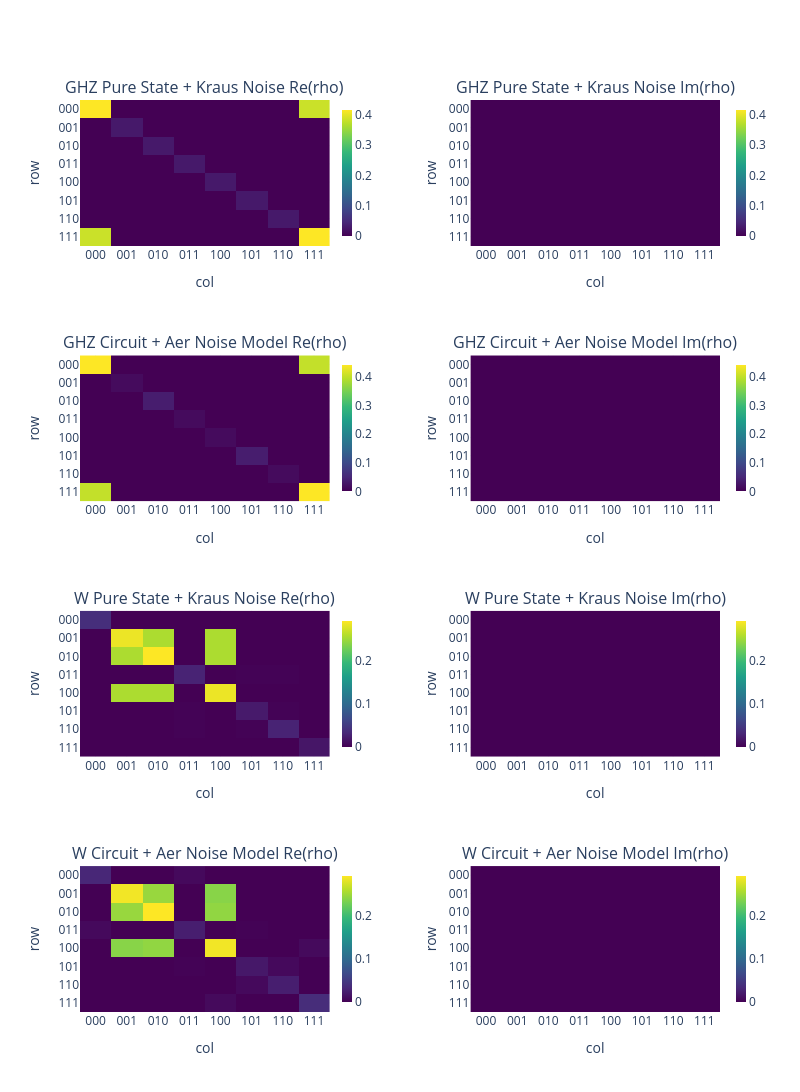
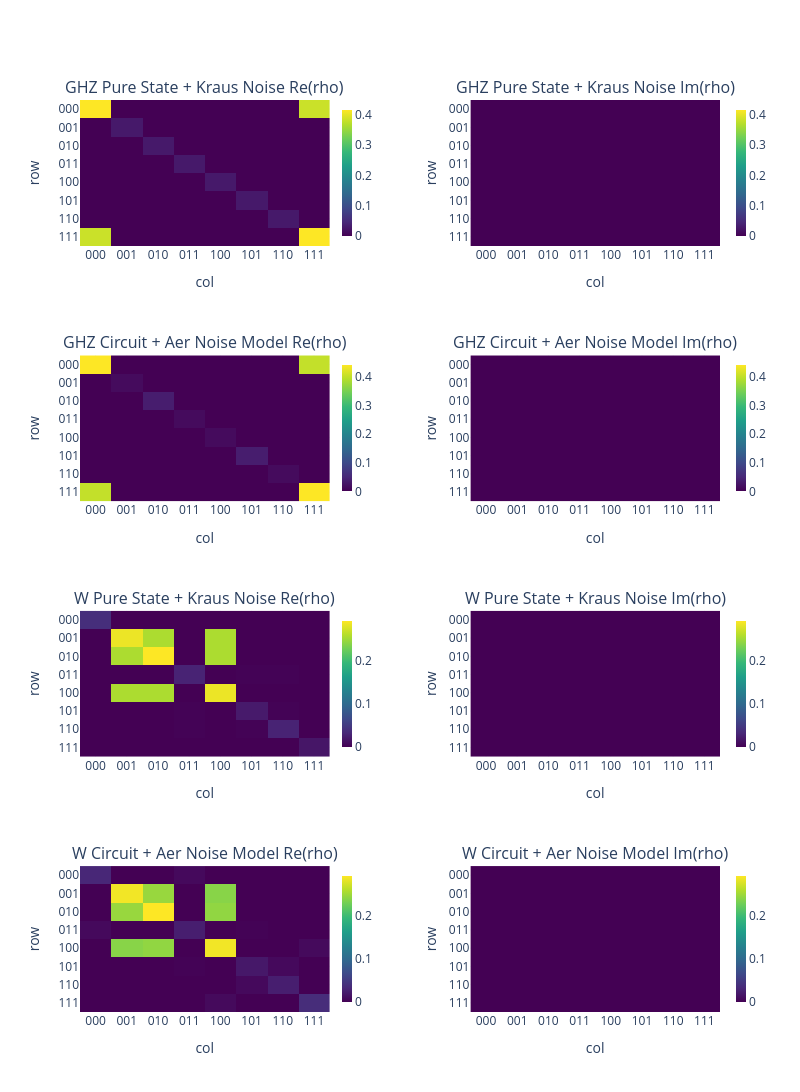

Write notebook code for charts like these, in order.
### Code cell
# Run GHZ/W simulation and plot density-matrix heatmaps
results = run(bits=bits, p1=p1, p2=p2, pairs=pairs)
plot_density_matrix_heatmap_plotly(results, width=800, height=1200)

### Figure 1 — Plotly figure (JSON) as saved in the notebook; plotly's stock layout.template omitted (floating-point values rounded to 4 significant figures)
{"data": [{"colorbar": {"len": 0.16, "thickness": 10, "title": {"text": ""}, "x": 0.394, "xanchor": "left", "y": 0.92}, "colorscale": [[0, "#440154"], [0.1111, "#482878"], [0.2222, "#3e4989"], [0.3333, "#31688e"], [0.4444, "#26828e"], [0.5556, "#1f9e89"], [0.6667, "#35b779"], [0.7778, "#6ece58"], [0.8889, "#b5de2b"], [1, "#fde725"]], "type": "heatmap", "x": ["000", "001", "010", "011", "100", "101", "110", "111"], "xaxis": "x", "y": ["000", "001", "010", "011", "100", "101", "110", "111"], "yaxis": "y", "z": [[0.4163, 0.0, 0.0, 0.0, 0.0, 0.0, 0.0, 0.3833], [0.0, 0.02789, 0.0, 0.0, 0.0, 0.0, 0.0, 0.0], [0.0, 0.0, 0.02789, 0.0, 0.0, 0.0, 0.0, 0.0], [0.0, 0.0, 0.0, 0.02789, 0.0, 0.0, 0.0, 0.0], [0.0, 0.0, 0.0, 0.0, 0.02789, 0.0, 0.0, 0.0], [0.0, 0.0, 0.0, 0.0, 0.0, 0.02789, 0.0, 0.0], [0.0, 0.0, 0.0, 0.0, 0.0, 0.0, 0.02789, 0.0], [0.3833, 0.0, 0.0, 0.0, 0.0, 0.0, 0.0, 0.4163]], "zmax": 0.4163, "zmin": 0}, {"colorbar": {"len": 0.16, "thickness": 10, "title": {"text": ""}, "x": 1.01, "xanchor": "left", "y": 0.92}, "colorscale": [[0, "#440154"], [0.1111, "#482878"], [0.2222, "#3e4989"], [0.3333, "#31688e"], [0.4444, "#26828e"], [0.5556, "#1f9e89"], [0.6667, "#35b779"], [0.7778, "#6ece58"], [0.8889, "#b5de2b"], [1, "#fde725"]], "type": "heatmap", "x": ["000", "001", "010", "011", "100", "101", "110", "111"], "xaxis": "x2", "y": ["000", "001", "010", "011", "100", "101", "110", "111"], "yaxis": "y2", "z": [[0.0, 0.0, 0.0, 0.0, 0.0, 0.0, 0.0, 0.0], [0.0, 0.0, 0.0, 0.0, 0.0, 0.0, 0.0, 0.0], [0.0, 0.0, 0.0, 0.0, 0.0, 0.0, 0.0, 0.0], [0.0, 0.0, 0.0, 0.0, 0.0, 0.0, 0.0, 0.0], [0.0, 0.0, 0.0, 0.0, 0.0, 0.0, 0.0, 0.0], [0.0, 0.0, 0.0, 0.0, 0.0, 0.0, 0.0, 0.0], [0.0, 0.0, 0.0, 0.0, 0.0, 0.0, 0.0, 0.0], [0.0, 0.0, 0.0, 0.0, 0.0, 0.0, 0.0, 0.0]], "zmax": 0.4163, "zmin": 0}, {"colorbar": {"len": 0.16, "thickness": 10, "title": {"text": ""}, "x": 0.394, "xanchor": "left", "y": 0.64}, "colorscale": [[0, "#440154"], [0.1111, "#482878"], [0.2222, "#3e4989"], [0.3333, "#31688e"], [0.4444, "#26828e"], [0.5556, "#1f9e89"], [0.6667, "#35b779"], [0.7778, "#6ece58"], [0.8889, "#b5de2b"], [1, "#fde725"]], "type": "heatmap", "x": ["000", "001", "010", "011", "100", "101", "110", "111"], "xaxis": "x3", "y": ["000", "001", "010", "011", "100", "101", "110", "111"], "yaxis": "y3", "z": [[0.44, 0.0, 0.0, 0.0, 0.0, 0.0, 0.0, 0.401], [0.0, 0.0125, 0.0, 0.0, 0.0, 0.0, 0.0, 0.0], [0.0, 0.0, 0.035, 0.0, 0.0, 0.0, 0.0, 0.0], [0.0, 0.0, 0.0, 0.0125, 0.0, 0.0, 0.0, 0.0], [0.0, 0.0, 0.0, 0.0, 0.0125, 0.0, 0.0, 0.0], [0.0, 0.0, 0.0, 0.0, 0.0, 0.035, 0.0, 0.0], [0.0, 0.0, 0.0, 0.0, 0.0, 0.0, 0.0125, 0.0], [0.401, 0.0, 0.0, 0.0, 0.0, 0.0, 0.0, 0.44]], "zmax": 0.44, "zmin": 0}, {"colorbar": {"len": 0.16, "thickness": 10, "title": {"text": ""}, "x": 1.01, "xanchor": "left", "y": 0.64}, "colorscale": [[0, "#440154"], [0.1111, "#482878"], [0.2222, "#3e4989"], [0.3333, "#31688e"], [0.4444, "#26828e"], [0.5556, "#1f9e89"], [0.6667, "#35b779"], [0.7778, "#6ece58"], [0.8889, "#b5de2b"], [1, "#fde725"]], "type": "heatmap", "x": ["000", "001", "010", "011", "100", "101", "110", "111"], "xaxis": "x4", "y": ["000", "001", "010", "011", "100", "101", "110", "111"], "yaxis": "y4", "z": [[0.0, 0.0, 0.0, 0.0, 0.0, 0.0, 0.0, 0.0], [0.0, 0.0, 0.0, 0.0, 0.0, 0.0, 0.0, 0.0], [0.0, 0.0, 0.0, 0.0, 0.0, 0.0, 0.0, 0.0], [0.0, 0.0, 0.0, 0.0, 0.0, 0.0, 0.0, 0.0], [0.0, 0.0, 0.0, 0.0, 0.0, 0.0, 0.0, 0.0], [0.0, 0.0, 0.0, 0.0, 0.0, 0.0, 0.0, 0.0], [0.0, 0.0, 0.0, 0.0, 0.0, 0.0, 0.0, 0.0], [0.0, 0.0, 0.0, 0.0, 0.0, 0.0, 0.0, 0.0]], "zmax": 0.44, "zmin": 0}, {"colorbar": {"len": 0.16, "thickness": 10, "title": {"text": ""}, "x": 0.394, "xanchor": "left", "y": 0.36}, "colorscale": [[0, "#440154"], [0.1111, "#482878"], [0.2222, "#3e4989"], [0.3333, "#31688e"], [0.4444, "#26828e"], [0.5556, "#1f9e89"], [0.6667, "#35b779"], [0.7778, "#6ece58"], [0.8889, "#b5de2b"], [1, "#fde725"]], "type": "heatmap", "x": ["000", "001", "010", "011", "100", "101", "110", "111"], "xaxis": "x5", "y": ["000", "001", "010", "011", "100", "101", "110", "111"], "yaxis": "y5", "z": [[0.03833, 0.0, 0.0, 0.0, 0.0, 0.0, 0.0, 0.0], [0.0, 0.286, 0.2572, 0.0, 0.2572, 0.0, 0.0, 0.0], [0.0, 0.2572, 0.2938, 0.0, 0.2572, 0.0, 0.0, 0.0], [0.0, 0.0, 0.0, 0.02874, 0.0, 0.001726, 0.001726, 0.0], [0.0, 0.2572, 0.2572, 0.0, 0.286, 0.0, 0.0, 0.0], [0.0, 0.0, 0.0, 0.001726, 0.0, 0.02091, 0.001726, 0.0], [0.0, 0.0, 0.0, 0.001726, 0.0, 0.001726, 0.02874, 0.0], [0.0, 0.0, 0.0, 0.0, 0.0, 0.0, 0.0, 0.01744]], "zmax": 0.2938, "zmin": 0}, {"colorbar": {"len": 0.16, "thickness": 10, "title": {"text": ""}, "x": 1.01, "xanchor": "left", "y": 0.36}, "colorscale": [[0, "#440154"], [0.1111, "#482878"], [0.2222, "#3e4989"], [0.3333, "#31688e"], [0.4444, "#26828e"], [0.5556, "#1f9e89"], [0.6667, "#35b779"], [0.7778, "#6ece58"], [0.8889, "#b5de2b"], [1, "#fde725"]], "type": "heatmap", "x": ["000", "001", "010", "011", "100", "101", "110", "111"], "xaxis": "x6", "y": ["000", "001", "010", "011", "100", "101", "110", "111"], "yaxis": "y6", "z": [[0.0, 0.0, 0.0, 0.0, 0.0, 0.0, 0.0, 0.0], [0.0, 0.0, 0.0, 0.0, 0.0, 0.0, 0.0, 0.0], [0.0, 0.0, 0.0, 0.0, 0.0, 0.0, 0.0, 0.0], [0.0, 0.0, 0.0, 0.0, 0.0, 0.0, 0.0, 0.0], [0.0, 0.0, 0.0, 0.0, 0.0, 0.0, 0.0, 0.0], [0.0, 0.0, 0.0, 0.0, 0.0, 0.0, 0.0, 0.0], [0.0, 0.0, 0.0, 0.0, 0.0, 0.0, 0.0, 0.0], [0.0, 0.0, 0.0, 0.0, 0.0, 0.0, 0.0, 0.0]], "zmax": 0.2938, "zmin": 0}, {"colorbar": {"len": 0.16, "thickness": 10, "title": {"text": ""}, "x": 0.394, "xanchor": "left", "y": 0.08}, "colorscale": [[0, "#440154"], [0.1111, "#482878"], [0.2222, "#3e4989"], [0.3333, "#31688e"], [0.4444, "#26828e"], [0.5556, "#1f9e89"], [0.6667, "#35b779"], [0.7778, "#6ece58"], [0.8889, "#b5de2b"], [1, "#fde725"]], "type": "heatmap", "x": ["000", "001", "010", "011", "100", "101", "110", "111"], "xaxis": "x7", "y": ["000", "001", "010", "011", "100", "101", "110", "111"], "yaxis": "y7", "z": [[0.03178, 0.0, 0.0, 0.006767, 0.0, 3.333e-05, -0.00245, 0.0], [0.0, 0.2862, 0.2455, 0.0, 0.2384, 0.0, 0.0, -0.0003333], [0.0, 0.2455, 0.2913, 0.0, 0.2423, 0.0, 0.0, 3.333e-05], [0.006767, 0.0, 0.0, 0.02445, 0.0, 0.001383, -0.0006, 0.0], [0.0, 0.2384, 0.2423, 0.0, 0.2864, 0.0, 0.0, 0.0073], [3.333e-05, 0.0, 0.0, 0.001383, 0.0, 0.01882, 0.0068, 0.0], [-0.00245, 0.0, 0.0, -0.0006, 0.0, 0.0068, 0.02425, 0.0], [0.0, -0.0003333, 3.333e-05, 0.0, 0.0073, 0.0, 0.0, 0.0368]], "zmax": 0.2913, "zmin": 0}, {"colorbar": {"len": 0.16, "thickness": 10, "title": {"text": ""}, "x": 1.01, "xanchor": "left", "y": 0.08}, "colorscale": [[0, "#440154"], [0.1111, "#482878"], [0.2222, "#3e4989"], [0.3333, "#31688e"], [0.4444, "#26828e"], [0.5556, "#1f9e89"], [0.6667, "#35b779"], [0.7778, "#6ece58"], [0.8889, "#b5de2b"], [1, "#fde725"]], "type": "heatmap", "x": ["000", "001", "010", "011", "100", "101", "110", "111"], "xaxis": "x8", "y": ["000", "001", "010", "011", "100", "101", "110", "111"], "yaxis": "y8", "z": [[0.0, 0.0, 0.0, 0.0, 0.0, 0.0, 0.0, 0.0], [0.0, 0.0, 0.0, 0.0, 0.0, 0.0, 0.0, 0.0], [0.0, 0.0, 0.0, 0.0, 0.0, 0.0, 0.0, 0.0], [0.0, 0.0, 0.0, 0.0, 0.0, 0.0, 0.0, 0.0], [0.0, 0.0, 0.0, 0.0, 0.0, 0.0, 0.0, 0.0], [0.0, 0.0, 0.0, 0.0, 0.0, 0.0, 0.0, 0.0], [0.0, 0.0, 0.0, 0.0, 0.0, 0.0, 0.0, 0.0], [0.0, 0.0, 0.0, 0.0, 0.0, 0.0, 0.0, 0.0]], "zmax": 0.2913, "zmin": 0}], "layout": {"annotations": [{"font": {"size": 16}, "showarrow": false, "text": "GHZ Pure State + Kraus Noise Re(rho)", "x": 0.195, "xanchor": "center", "xref": "paper", "y": 1, "yanchor": "bottom", "yref": "paper"}, {"font": {"size": 16}, "showarrow": false, "text": "GHZ Pure State + Kraus Noise Im(rho)", "x": 0.805, "xanchor": "center", "xref": "paper", "y": 1, "yanchor": "bottom", "yref": "paper"}, {"font": {"size": 16}, "showarrow": false, "text": "GHZ Circuit + Aer Noise Model Re(rho)", "x": 0.195, "xanchor": "center", "xref": "paper", "y": 0.72, "yanchor": "bottom", "yref": "paper"}, {"font": {"size": 16}, "showarrow": false, "text": "GHZ Circuit + Aer Noise Model Im(rho)", "x": 0.805, "xanchor": "center", "xref": "paper", "y": 0.72, "yanchor": "bottom", "yref": "paper"}, {"font": {"size": 16}, "showarrow": false, "text": "W Pure State + Kraus Noise Re(rho)", "x": 0.195, "xanchor": "center", "xref": "paper", "y": 0.44, "yanchor": "bottom", "yref": "paper"}, {"font": {"size": 16}, "showarrow": false, "text": "W Pure State + Kraus Noise Im(rho)", "x": 0.805, "xanchor": "center", "xref": "paper", "y": 0.44, "yanchor": "bottom", "yref": "paper"}, {"font": {"size": 16}, "showarrow": false, "text": "W Circuit + Aer Noise Model Re(rho)", "x": 0.195, "xanchor": "center", "xref": "paper", "y": 0.16, "yanchor": "bottom", "yref": "paper"}, {"font": {"size": 16}, "showarrow": false, "text": "W Circuit + Aer Noise Model Im(rho)", "x": 0.805, "xanchor": "center", "xref": "paper", "y": 0.16, "yanchor": "bottom", "yref": "paper"}], "height": 1200, "width": 800, "xaxis": {"anchor": "y", "domain": [0, 0.39], "title": {"text": "col"}}, "xaxis2": {"anchor": "y2", "domain": [0.61, 1], "title": {"text": "col"}}, "xaxis3": {"anchor": "y3", "domain": [0, 0.39], "title": {"text": "col"}}, "xaxis4": {"anchor": "y4", "domain": [0.61, 1], "title": {"text": "col"}}, "xaxis5": {"anchor": "y5", "domain": [0, 0.39], "title": {"text": "col"}}, "xaxis6": {"anchor": "y6", "domain": [0.61, 1], "title": {"text": "col"}}, "xaxis7": {"anchor": "y7", "domain": [0, 0.39], "title": {"text": "col"}}, "xaxis8": {"anchor": "y8", "domain": [0.61, 1], "title": {"text": "col"}}, "yaxis": {"anchor": "x", "autorange": "reversed", "domain": [0.84, 1], "title": {"text": "row"}}, "yaxis2": {"anchor": "x2", "automargin": true, "autorange": "reversed", "domain": [0.84, 1], "side": "left", "title": {"standoff": 8, "text": "row"}}, "yaxis3": {"anchor": "x3", "autorange": "reversed", "domain": [0.56, 0.72], "title": {"text": "row"}}, "yaxis4": {"anchor": "x4", "automargin": true, "autorange": "reversed", "domain": [0.56, 0.72], "side": "left", "title": {"standoff": 8, "text": "row"}}, "yaxis5": {"anchor": "x5", "autorange": "reversed", "domain": [0.28, 0.44], "title": {"text": "row"}}, "yaxis6": {"anchor": "x6", "automargin": true, "autorange": "reversed", "domain": [0.28, 0.44], "side": "left", "title": {"standoff": 8, "text": "row"}}, "yaxis7": {"anchor": "x7", "autorange": "reversed", "domain": [0, 0.16], "title": {"text": "row"}}, "yaxis8": {"anchor": "x8", "automargin": true, "autorange": "reversed", "domain": [0, 0.16], "side": "left", "title": {"standoff": 8, "text": "row"}}}}

### Figure 2 — Plotly figure (JSON) as saved in the notebook; plotly's stock layout.template omitted (floating-point values rounded to 4 significant figures)
{"data": [{"colorbar": {"len": 0.16, "thickness": 10, "title": {"text": ""}, "x": 0.394, "xanchor": "left", "y": 0.92}, "colorscale": [[0, "#440154"], [0.1111, "#482878"], [0.2222, "#3e4989"], [0.3333, "#31688e"], [0.4444, "#26828e"], [0.5556, "#1f9e89"], [0.6667, "#35b779"], [0.7778, "#6ece58"], [0.8889, "#b5de2b"], [1, "#fde725"]], "type": "heatmap", "x": ["000", "001", "010", "011", "100", "101", "110", "111"], "xaxis": "x", "y": ["000", "001", "010", "011", "100", "101", "110", "111"], "yaxis": "y", "z": [[0.4163, 0.0, 0.0, 0.0, 0.0, 0.0, 0.0, 0.3833], [0.0, 0.02789, 0.0, 0.0, 0.0, 0.0, 0.0, 0.0], [0.0, 0.0, 0.02789, 0.0, 0.0, 0.0, 0.0, 0.0], [0.0, 0.0, 0.0, 0.02789, 0.0, 0.0, 0.0, 0.0], [0.0, 0.0, 0.0, 0.0, 0.02789, 0.0, 0.0, 0.0], [0.0, 0.0, 0.0, 0.0, 0.0, 0.02789, 0.0, 0.0], [0.0, 0.0, 0.0, 0.0, 0.0, 0.0, 0.02789, 0.0], [0.3833, 0.0, 0.0, 0.0, 0.0, 0.0, 0.0, 0.4163]], "zmax": 0.4163, "zmin": 0}, {"colorbar": {"len": 0.16, "thickness": 10, "title": {"text": ""}, "x": 1.01, "xanchor": "left", "y": 0.92}, "colorscale": [[0, "#440154"], [0.1111, "#482878"], [0.2222, "#3e4989"], [0.3333, "#31688e"], [0.4444, "#26828e"], [0.5556, "#1f9e89"], [0.6667, "#35b779"], [0.7778, "#6ece58"], [0.8889, "#b5de2b"], [1, "#fde725"]], "type": "heatmap", "x": ["000", "001", "010", "011", "100", "101", "110", "111"], "xaxis": "x2", "y": ["000", "001", "010", "011", "100", "101", "110", "111"], "yaxis": "y2", "z": [[0.0, 0.0, 0.0, 0.0, 0.0, 0.0, 0.0, 0.0], [0.0, 0.0, 0.0, 0.0, 0.0, 0.0, 0.0, 0.0], [0.0, 0.0, 0.0, 0.0, 0.0, 0.0, 0.0, 0.0], [0.0, 0.0, 0.0, 0.0, 0.0, 0.0, 0.0, 0.0], [0.0, 0.0, 0.0, 0.0, 0.0, 0.0, 0.0, 0.0], [0.0, 0.0, 0.0, 0.0, 0.0, 0.0, 0.0, 0.0], [0.0, 0.0, 0.0, 0.0, 0.0, 0.0, 0.0, 0.0], [0.0, 0.0, 0.0, 0.0, 0.0, 0.0, 0.0, 0.0]], "zmax": 0.4163, "zmin": 0}, {"colorbar": {"len": 0.16, "thickness": 10, "title": {"text": ""}, "x": 0.394, "xanchor": "left", "y": 0.64}, "colorscale": [[0, "#440154"], [0.1111, "#482878"], [0.2222, "#3e4989"], [0.3333, "#31688e"], [0.4444, "#26828e"], [0.5556, "#1f9e89"], [0.6667, "#35b779"], [0.7778, "#6ece58"], [0.8889, "#b5de2b"], [1, "#fde725"]], "type": "heatmap", "x": ["000", "001", "010", "011", "100", "101", "110", "111"], "xaxis": "x3", "y": ["000", "001", "010", "011", "100", "101", "110", "111"], "yaxis": "y3", "z": [[0.44, 0.0, 0.0, 0.0, 0.0, 0.0, 0.0, 0.401], [0.0, 0.0125, 0.0, 0.0, 0.0, 0.0, 0.0, 0.0], [0.0, 0.0, 0.035, 0.0, 0.0, 0.0, 0.0, 0.0], [0.0, 0.0, 0.0, 0.0125, 0.0, 0.0, 0.0, 0.0], [0.0, 0.0, 0.0, 0.0, 0.0125, 0.0, 0.0, 0.0], [0.0, 0.0, 0.0, 0.0, 0.0, 0.035, 0.0, 0.0], [0.0, 0.0, 0.0, 0.0, 0.0, 0.0, 0.0125, 0.0], [0.401, 0.0, 0.0, 0.0, 0.0, 0.0, 0.0, 0.44]], "zmax": 0.44, "zmin": 0}, {"colorbar": {"len": 0.16, "thickness": 10, "title": {"text": ""}, "x": 1.01, "xanchor": "left", "y": 0.64}, "colorscale": [[0, "#440154"], [0.1111, "#482878"], [0.2222, "#3e4989"], [0.3333, "#31688e"], [0.4444, "#26828e"], [0.5556, "#1f9e89"], [0.6667, "#35b779"], [0.7778, "#6ece58"], [0.8889, "#b5de2b"], [1, "#fde725"]], "type": "heatmap", "x": ["000", "001", "010", "011", "100", "101", "110", "111"], "xaxis": "x4", "y": ["000", "001", "010", "011", "100", "101", "110", "111"], "yaxis": "y4", "z": [[0.0, 0.0, 0.0, 0.0, 0.0, 0.0, 0.0, 0.0], [0.0, 0.0, 0.0, 0.0, 0.0, 0.0, 0.0, 0.0], [0.0, 0.0, 0.0, 0.0, 0.0, 0.0, 0.0, 0.0], [0.0, 0.0, 0.0, 0.0, 0.0, 0.0, 0.0, 0.0], [0.0, 0.0, 0.0, 0.0, 0.0, 0.0, 0.0, 0.0], [0.0, 0.0, 0.0, 0.0, 0.0, 0.0, 0.0, 0.0], [0.0, 0.0, 0.0, 0.0, 0.0, 0.0, 0.0, 0.0], [0.0, 0.0, 0.0, 0.0, 0.0, 0.0, 0.0, 0.0]], "zmax": 0.44, "zmin": 0}, {"colorbar": {"len": 0.16, "thickness": 10, "title": {"text": ""}, "x": 0.394, "xanchor": "left", "y": 0.36}, "colorscale": [[0, "#440154"], [0.1111, "#482878"], [0.2222, "#3e4989"], [0.3333, "#31688e"], [0.4444, "#26828e"], [0.5556, "#1f9e89"], [0.6667, "#35b779"], [0.7778, "#6ece58"], [0.8889, "#b5de2b"], [1, "#fde725"]], "type": "heatmap", "x": ["000", "001", "010", "011", "100", "101", "110", "111"], "xaxis": "x5", "y": ["000", "001", "010", "011", "100", "101", "110", "111"], "yaxis": "y5", "z": [[0.03833, 0.0, 0.0, 0.0, 0.0, 0.0, 0.0, 0.0], [0.0, 0.286, 0.2572, 0.0, 0.2572, 0.0, 0.0, 0.0], [0.0, 0.2572, 0.2938, 0.0, 0.2572, 0.0, 0.0, 0.0], [0.0, 0.0, 0.0, 0.02874, 0.0, 0.001726, 0.001726, 0.0], [0.0, 0.2572, 0.2572, 0.0, 0.286, 0.0, 0.0, 0.0], [0.0, 0.0, 0.0, 0.001726, 0.0, 0.02091, 0.001726, 0.0], [0.0, 0.0, 0.0, 0.001726, 0.0, 0.001726, 0.02874, 0.0], [0.0, 0.0, 0.0, 0.0, 0.0, 0.0, 0.0, 0.01744]], "zmax": 0.2938, "zmin": 0}, {"colorbar": {"len": 0.16, "thickness": 10, "title": {"text": ""}, "x": 1.01, "xanchor": "left", "y": 0.36}, "colorscale": [[0, "#440154"], [0.1111, "#482878"], [0.2222, "#3e4989"], [0.3333, "#31688e"], [0.4444, "#26828e"], [0.5556, "#1f9e89"], [0.6667, "#35b779"], [0.7778, "#6ece58"], [0.8889, "#b5de2b"], [1, "#fde725"]], "type": "heatmap", "x": ["000", "001", "010", "011", "100", "101", "110", "111"], "xaxis": "x6", "y": ["000", "001", "010", "011", "100", "101", "110", "111"], "yaxis": "y6", "z": [[0.0, 0.0, 0.0, 0.0, 0.0, 0.0, 0.0, 0.0], [0.0, 0.0, 0.0, 0.0, 0.0, 0.0, 0.0, 0.0], [0.0, 0.0, 0.0, 0.0, 0.0, 0.0, 0.0, 0.0], [0.0, 0.0, 0.0, 0.0, 0.0, 0.0, 0.0, 0.0], [0.0, 0.0, 0.0, 0.0, 0.0, 0.0, 0.0, 0.0], [0.0, 0.0, 0.0, 0.0, 0.0, 0.0, 0.0, 0.0], [0.0, 0.0, 0.0, 0.0, 0.0, 0.0, 0.0, 0.0], [0.0, 0.0, 0.0, 0.0, 0.0, 0.0, 0.0, 0.0]], "zmax": 0.2938, "zmin": 0}, {"colorbar": {"len": 0.16, "thickness": 10, "title": {"text": ""}, "x": 0.394, "xanchor": "left", "y": 0.08}, "colorscale": [[0, "#440154"], [0.1111, "#482878"], [0.2222, "#3e4989"], [0.3333, "#31688e"], [0.4444, "#26828e"], [0.5556, "#1f9e89"], [0.6667, "#35b779"], [0.7778, "#6ece58"], [0.8889, "#b5de2b"], [1, "#fde725"]], "type": "heatmap", "x": ["000", "001", "010", "011", "100", "101", "110", "111"], "xaxis": "x7", "y": ["000", "001", "010", "011", "100", "101", "110", "111"], "yaxis": "y7", "z": [[0.03178, 0.0, 0.0, 0.006767, 0.0, 3.333e-05, -0.00245, 0.0], [0.0, 0.2862, 0.2455, 0.0, 0.2384, 0.0, 0.0, -0.0003333], [0.0, 0.2455, 0.2913, 0.0, 0.2423, 0.0, 0.0, 3.333e-05], [0.006767, 0.0, 0.0, 0.02445, 0.0, 0.001383, -0.0006, 0.0], [0.0, 0.2384, 0.2423, 0.0, 0.2864, 0.0, 0.0, 0.0073], [3.333e-05, 0.0, 0.0, 0.001383, 0.0, 0.01882, 0.0068, 0.0], [-0.00245, 0.0, 0.0, -0.0006, 0.0, 0.0068, 0.02425, 0.0], [0.0, -0.0003333, 3.333e-05, 0.0, 0.0073, 0.0, 0.0, 0.0368]], "zmax": 0.2913, "zmin": 0}, {"colorbar": {"len": 0.16, "thickness": 10, "title": {"text": ""}, "x": 1.01, "xanchor": "left", "y": 0.08}, "colorscale": [[0, "#440154"], [0.1111, "#482878"], [0.2222, "#3e4989"], [0.3333, "#31688e"], [0.4444, "#26828e"], [0.5556, "#1f9e89"], [0.6667, "#35b779"], [0.7778, "#6ece58"], [0.8889, "#b5de2b"], [1, "#fde725"]], "type": "heatmap", "x": ["000", "001", "010", "011", "100", "101", "110", "111"], "xaxis": "x8", "y": ["000", "001", "010", "011", "100", "101", "110", "111"], "yaxis": "y8", "z": [[0.0, 0.0, 0.0, 0.0, 0.0, 0.0, 0.0, 0.0], [0.0, 0.0, 0.0, 0.0, 0.0, 0.0, 0.0, 0.0], [0.0, 0.0, 0.0, 0.0, 0.0, 0.0, 0.0, 0.0], [0.0, 0.0, 0.0, 0.0, 0.0, 0.0, 0.0, 0.0], [0.0, 0.0, 0.0, 0.0, 0.0, 0.0, 0.0, 0.0], [0.0, 0.0, 0.0, 0.0, 0.0, 0.0, 0.0, 0.0], [0.0, 0.0, 0.0, 0.0, 0.0, 0.0, 0.0, 0.0], [0.0, 0.0, 0.0, 0.0, 0.0, 0.0, 0.0, 0.0]], "zmax": 0.2913, "zmin": 0}], "layout": {"annotations": [{"font": {"size": 16}, "showarrow": false, "text": "GHZ Pure State + Kraus Noise Re(rho)", "x": 0.195, "xanchor": "center", "xref": "paper", "y": 1, "yanchor": "bottom", "yref": "paper"}, {"font": {"size": 16}, "showarrow": false, "text": "GHZ Pure State + Kraus Noise Im(rho)", "x": 0.805, "xanchor": "center", "xref": "paper", "y": 1, "yanchor": "bottom", "yref": "paper"}, {"font": {"size": 16}, "showarrow": false, "text": "GHZ Circuit + Aer Noise Model Re(rho)", "x": 0.195, "xanchor": "center", "xref": "paper", "y": 0.72, "yanchor": "bottom", "yref": "paper"}, {"font": {"size": 16}, "showarrow": false, "text": "GHZ Circuit + Aer Noise Model Im(rho)", "x": 0.805, "xanchor": "center", "xref": "paper", "y": 0.72, "yanchor": "bottom", "yref": "paper"}, {"font": {"size": 16}, "showarrow": false, "text": "W Pure State + Kraus Noise Re(rho)", "x": 0.195, "xanchor": "center", "xref": "paper", "y": 0.44, "yanchor": "bottom", "yref": "paper"}, {"font": {"size": 16}, "showarrow": false, "text": "W Pure State + Kraus Noise Im(rho)", "x": 0.805, "xanchor": "center", "xref": "paper", "y": 0.44, "yanchor": "bottom", "yref": "paper"}, {"font": {"size": 16}, "showarrow": false, "text": "W Circuit + Aer Noise Model Re(rho)", "x": 0.195, "xanchor": "center", "xref": "paper", "y": 0.16, "yanchor": "bottom", "yref": "paper"}, {"font": {"size": 16}, "showarrow": false, "text": "W Circuit + Aer Noise Model Im(rho)", "x": 0.805, "xanchor": "center", "xref": "paper", "y": 0.16, "yanchor": "bottom", "yref": "paper"}], "height": 1200, "width": 800, "xaxis": {"anchor": "y", "domain": [0, 0.39], "title": {"text": "col"}}, "xaxis2": {"anchor": "y2", "domain": [0.61, 1], "title": {"text": "col"}}, "xaxis3": {"anchor": "y3", "domain": [0, 0.39], "title": {"text": "col"}}, "xaxis4": {"anchor": "y4", "domain": [0.61, 1], "title": {"text": "col"}}, "xaxis5": {"anchor": "y5", "domain": [0, 0.39], "title": {"text": "col"}}, "xaxis6": {"anchor": "y6", "domain": [0.61, 1], "title": {"text": "col"}}, "xaxis7": {"anchor": "y7", "domain": [0, 0.39], "title": {"text": "col"}}, "xaxis8": {"anchor": "y8", "domain": [0.61, 1], "title": {"text": "col"}}, "yaxis": {"anchor": "x", "autorange": "reversed", "domain": [0.84, 1], "title": {"text": "row"}}, "yaxis2": {"anchor": "x2", "automargin": true, "autorange": "reversed", "domain": [0.84, 1], "side": "left", "title": {"standoff": 8, "text": "row"}}, "yaxis3": {"anchor": "x3", "autorange": "reversed", "domain": [0.56, 0.72], "title": {"text": "row"}}, "yaxis4": {"anchor": "x4", "automargin": true, "autorange": "reversed", "domain": [0.56, 0.72], "side": "left", "title": {"standoff": 8, "text": "row"}}, "yaxis5": {"anchor": "x5", "autorange": "reversed", "domain": [0.28, 0.44], "title": {"text": "row"}}, "yaxis6": {"anchor": "x6", "automargin": true, "autorange": "reversed", "domain": [0.28, 0.44], "side": "left", "title": {"standoff": 8, "text": "row"}}, "yaxis7": {"anchor": "x7", "autorange": "reversed", "domain": [0, 0.16], "title": {"text": "row"}}, "yaxis8": {"anchor": "x8", "automargin": true, "autorange": "reversed", "domain": [0, 0.16], "side": "left", "title": {"standoff": 8, "text": "row"}}}}
